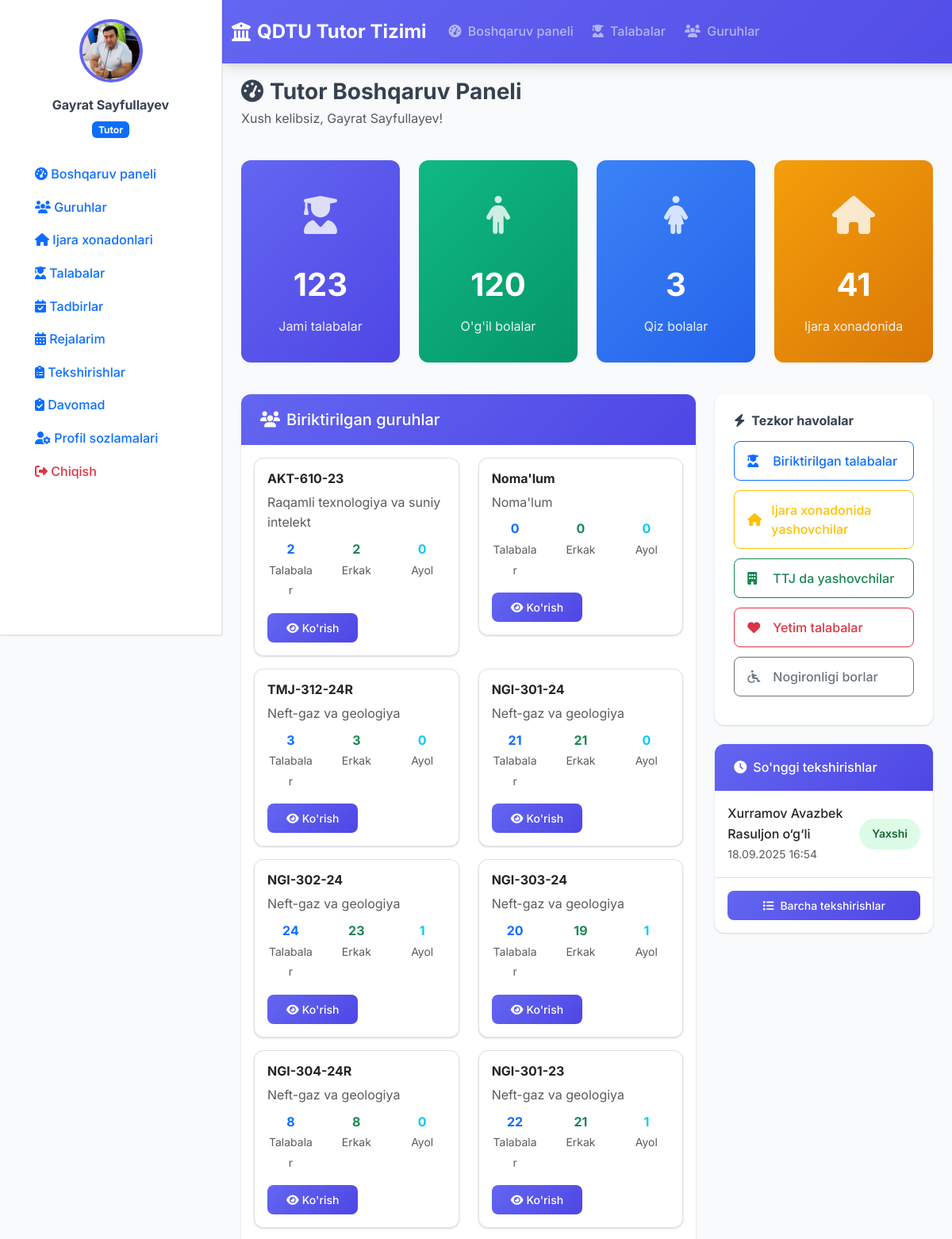
/tutor/ (signed in, upper part), run on an earlier commit of the app's database.
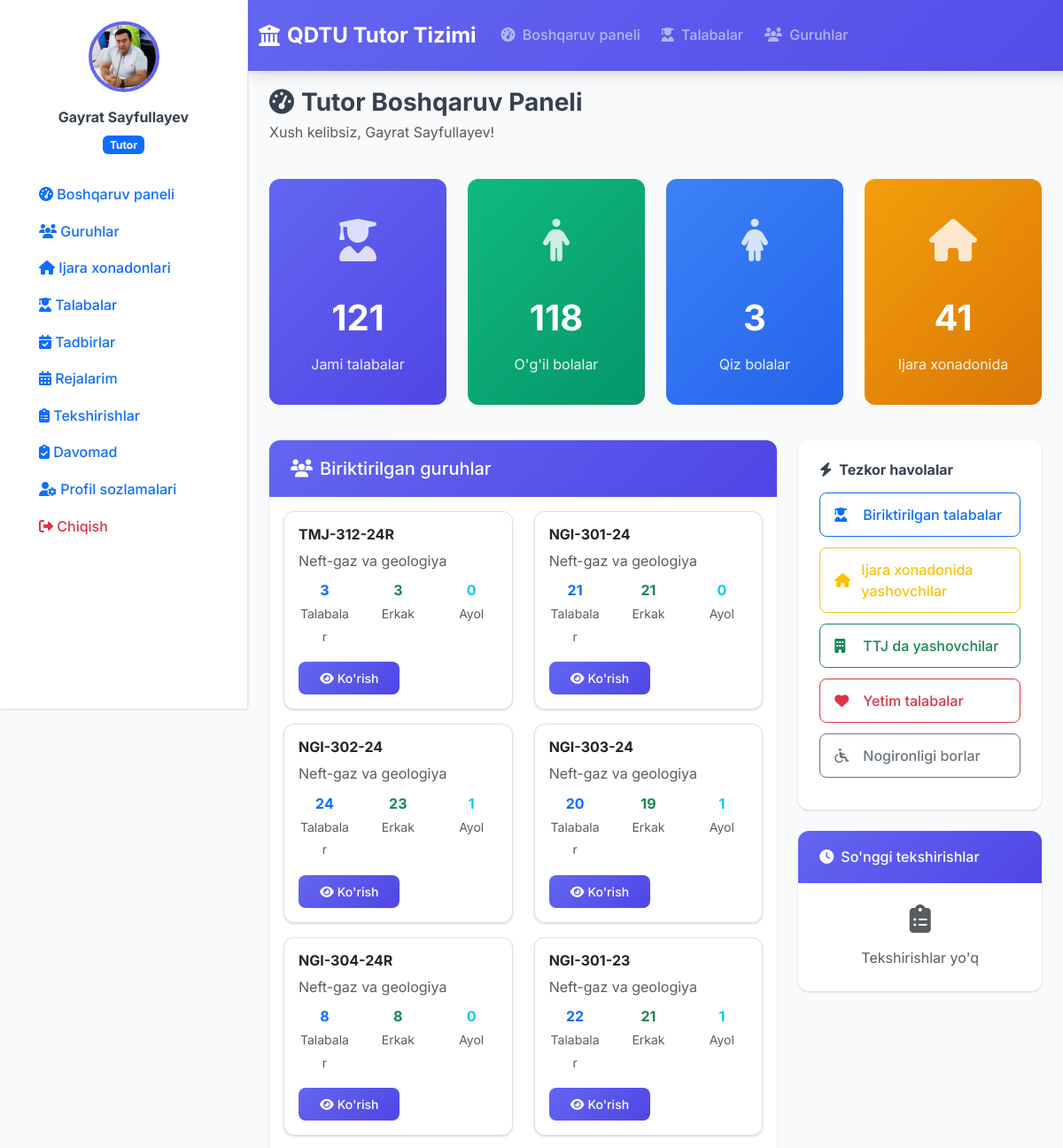
And on a later commit of the database.
### faculty/models.py (models this page shows, shortened)
class Group(models.Model):
    name = models.CharField(max_length=50, verbose_name="Nomi")
    faculty = models.ForeignKey(
        Faculty,
        on_delete=models.CASCADE,
        related_name='groups',
        verbose_name="Fakultet"
    )
    tutor = models.ForeignKey(
        'accounts.User',
        on_delete=models.SET_NULL,
        null=True,
        blank=True,
        related_name='assigned_groups',
        verbose_name="Tutor"
    )
    course = models.IntegerField(default=1, verbose_name="Kurs")
    created_at = models.DateTimeField(auto_now_add=True, verbose_name="Yaratilgan sana")
    class Meta:
        verbose_name = "Guruh"
        verbose_name_plural = "Guruhlar"
        unique_together = ['name', 'faculty']
    @property
    def male_students_count(self):
        return self.students.filter(gender='male').count()
    @property
    def female_students_count(self):
        return self.students.filter(gender='female').count()

class Faculty(models.Model):
    name = models.CharField(max_length=100, verbose_name="Nomi")
    description = models.TextField(blank=True, verbose_name="Tavsif")
    dean = models.ForeignKey(
        'accounts.User',
        on_delete=models.SET_NULL,
        null=True,
        blank=True,
        related_name='dean_of',
        verbose_name="Dekan"
    )
    created_at = models.DateTimeField(auto_now_add=True, verbose_name="Yaratilgan sana")
    class Meta:
        verbose_name = "Fakultet"
        verbose_name_plural = "Fakultetlar"

### housing/models.py (models this page shows, shortened)
class HousingInspection(models.Model):
    CONDITION_CHOICES = (
        ('good', 'Yaxshi'),
        ('average', 'O\'rtacha'),
        ('poor', 'Yomon'),
    )
    STATUS_CHOICES = (
        ('pending', 'Kutilmoqda'),
        ('approved', 'Tasdiqlangan'),
        ('rejected', 'Rad etilgan'),
    )
    student = models.ForeignKey(
        'students.Student',
        on_delete=models.CASCADE,
        related_name='housing_inspections',
        verbose_name="Talaba"
    )
    room = models.ForeignKey(
        Room,
        on_delete=models.SET_NULL,
        null=True,
        blank=True,
        related_name='inspections',
        verbose_name="Xona"
    )
    inspector = models.ForeignKey(
        'accounts.User',
        on_delete=models.CASCADE,
        related_name='inspections',
        verbose_name="Tekshiruvchi"
    )
    inspection_date = models.DateTimeField(auto_now_add=True, verbose_name="Tekshirish sanasi")
    condition = models.CharField(max_length=10, choices=CONDITION_CHOICES, verbose_name="Holat")
    comment = models.TextField(verbose_name="Izoh")
    status = models.CharField(max_length=10, choices=STATUS_CHOICES, default='pending', verbose_name="Status")
    dean_comment = models.TextField(blank=True, verbose_name="Dekan izohi")
    reviewed_by = models.ForeignKey(
        'accounts.User',
        on_delete=models.SET_NULL,
        null=True,
        blank=True,
        related_name='reviewed_inspections',
        verbose_name="Ko'rib chiquvchi"
    )
    reviewed_at = models.DateTimeField(null=True, blank=True, verbose_name="Ko'rib chiqilgan sana")
    cleanliness_score = models.IntegerField(default=5, help_text="1-10 ball", verbose_name="Tozalik darajasi")
    safety_score = models.IntegerField(default=5, help_text="1-10 ball", verbose_name="Xavfsizlik darajasi")
    comfort_score = models.IntegerField(default=5, help_text="1-10 ball", verbose_name="Qulaylik darajasi")
    class Meta:
        verbose_name = "Yashash sharoiti tekshiruvi"
        verbose_name_plural = "Yashash sharoiti tekshiruvlari"
        ordering = ['-inspection_date']

### students/models.py (models this page shows, shortened)
class Student(models.Model):
    GENDER_CHOICES = (
        ('male', 'Erkak'),
        ('female', 'Ayol'),
    )
    FUQARO_CHOICES = (
        ('uz', 'O‘zbekiston fuqarosi'),
        ('foreign', 'Chet el fuqarosi'),
    )
    TALIM_CHOICES = (
        ('bakalavr', 'Bakalavr'),
        ('magistr', 'Magistr'),
        ('doktorant', 'Doktorant'),
        ('phd', 'PhD'),
    )
    TULOV_CHOICES = (
        ('grant', 'Davlat granti'),
        ('contract', 'To‘lov-kontrakt'),
    )
    TALIM_SHAKLI_CHOICES = (
        ('kunduzgi', 'Kunduzgi'),
        ('sirtqi', 'Sirtqi'),
        ('kechki', 'Kechki'),
        ('masofaviy', 'Masofaviy'),
    )
    COURSE_CHOICES = (
        ('1', '1'),
        ('2', '2'),
        ('3', '3'),
        ('4', '4'),
        ('5', '5'),
        ('6', '6'),
    )
    APPARTMENT_TYPE_CHOICES = (
        ('ttj', 'TTJ (Talabalar turar joyi)'),
        ('rent', 'Ijara xonadon'),
        ('home', 'Uyda yashaydi'),
    )
    FAMILY_CHOICES = (
        ('turmush_qurgan', 'Turmush qurgan'),
        ('turmush_qurmagan', 'Turmush qurgan emas'),
    )
    first_name = models.CharField(max_length=50, verbose_name="Ism")
    last_name = models.CharField(max_length=50, verbose_name="Familiya")
    middle_name = models.CharField(max_length=50, blank=True, verbose_name="Otasining ismi")
    gender = models.CharField(max_length=10, choices=GENDER_CHOICES, verbose_name="Jinsi")
    birth_date = models.DateField(verbose_name="Tug'ilgan sana")
    group = models.ForeignKey(
        'faculty.Group',
        on_delete=models.CASCADE,
        related_name='students',
        verbose_name="Guruh"
    )
    is_renting = models.BooleanField(default=False, verbose_name="Ijara xonadonida yashaydi")
    address = models.TextField(blank=True, verbose_name="Manzil")
    phone_number = models.CharField(max_length=20, blank=True, verbose_name="Telefon raqami")
    email = models.EmailField(blank=True, verbose_name="Email")
    created_at = models.DateTimeField(auto_now_add=True, verbose_name="Yaratilgan sana")
    is_orphan = models.BooleanField(default=False, verbose_name="Yetim")
    has_disability = models.BooleanField(default=False, verbose_name="Nogironligi bor")
    lives_in_dormitory = models.BooleanField(default=False, verbose_name="TTJ da yashaydi")
    student_id = models.IntegerField(verbose_name="Talaba ID", unique=True, default=0)
    fuqaro = models.CharField(max_length=20, choices=FUQARO_CHOICES, default='uz', verbose_name="Fuqarolik")
    jshshir = models.CharField(max_length=14, verbose_name="JSHSHIR raqami", unique=True)  # Changed to CharField for JSHSHIR
    passport = models.CharField(max_length=20, verbose_name="Pasport raqami", unique=True)
    otm = models.CharField(max_length=100, verbose_name="Oliy ta'lim muassasasi")
    talim_turi = models.CharField(max_length=20, choices=TALIM_CHOICES, default='bakalavr', verbose_name="Ta'lim turi")
    tulov_turi = models.CharField(max_length=20, choices=TULOV_CHOICES, default='grant', verbose_name="To'lov turi")
    talim_shakli = models.CharField(max_length=20, choices=TALIM_SHAKLI_CHOICES, default='kunduzgi', verbose_name="Ta'lim shakli")
    shifr = models.CharField(blank=True, max_length=20, verbose_name="Shifr")  # Changed to CharField for flexibility
    mutaxassislik = models.ForeignKey(Mutaxassislik, on_delete=models.CASCADE, verbose_name="Mutaxassislik")
    country = models.ForeignKey(Country, on_delete=models.CASCADE, verbose_name="Vatan")
    const_region = models.ForeignKey(Region, on_delete=models.CASCADE, related_name='const_students', verbose_name="Doimiy viloyat")
    const_district = models.ForeignKey(District, on_delete=models.CASCADE, related_name='const_students', verbose_name="Doimiy tuman")
    temporary_region = models.ForeignKey(Region, on_delete=models.CASCADE, related_name='temp_students', verbose_name="Vaqtincha viloyat")
    temporary_district = models.ForeignKey(District, on_delete=models.CASCADE, related_name='temp_students', verbose_name="Vaqtincha tuman")
    temporary_address = models.TextField(blank=True, verbose_name="Yashash manzili")
    appartment_type = models.CharField(max_length=20, choices=APPARTMENT_TYPE_CHOICES, default='ttj', verbose_name="Yashash turi")
    family_type = models.CharField(max_length=20, choices=FAMILY_CHOICES, default='turmush_qurmagan', verbose_name="Oilaviy holati")
    bully_student = models.BooleanField(default=False, verbose_name="Bezori talaba")
    parent_status = models.CharField(max_length=100, blank=True, null=True, verbose_name="Otasi yoki Onasi vafot etgan")
    is_in_social_protection = models.BooleanField(default=False, verbose_name="Ijtimoiy himoya reestiriga kiritilgan")
    is_in_temir_daftar = models.BooleanField(default=False, verbose_name="Temir daftarga kiritilgan oila farzandi")
    is_in_women_daftar = models.BooleanField(default=False, verbose_name="Ayollar daftari ro'yxatiga kiritilgan")
    is_in_youth_daftar = models.BooleanField(default=False, verbose_name="Yoshlar daftari ro'yxatiga kiritilgan")
    is_in_orphanage = models.BooleanField(default=False, verbose_name="Mehribonlik uyi tarbiyalanuvchisi")
    parents_divorced = models.BooleanField(default=False, verbose_name="Ota-onasi ajrashgan")
    nation = models.CharField(
        max_length=20,
        choices=NATION_CHOICES,
        default='uzbek',
        verbose_name="Millati"
    )
    room = models.ForeignKey(
        'housing.Room',
        on_delete=models.SET_NULL,
        null=True,
        blank=True,
        related_name='students',
        verbose_name="Ijara xona"
    )
    ttj = models.ForeignKey(
        TTJ,
        on_delete=models.SET_NULL,
        null=True,
        blank=True,
        related_name='students',
        verbose_name="TTJ"
    )
    class Meta:
        verbose_name = "Talaba"
        verbose_name_plural = "Talabalar"
    @property
    def full_name(self):
        if self.middle_name:
            return f"{self.last_name} {self.first_name} {self.middle_name}"
        return f"{self.last_name} {self.first_name}"

### dashboard/views.py (the view)
# urls.py: path('tutor/', views.tutor_dashboard, name='tutor_dashboard'),
@tutor_required
def tutor_dashboard(request):
    user = request.user
    groups = Group.objects.filter(tutor=user)
    students = Student.objects.filter(group__in=groups)
    context = {
        'groups': groups,
        'total_students': students.count(),
        'renting_students': students.filter(is_renting=True),
        'dormitory_students': students.filter(lives_in_dormitory=True).count(),
        'orphan_students': students.filter(is_orphan=True).count(),
        'disabled_students': students.filter(has_disability=True).count(),
        'male_students': students.filter(gender='male').count(),
        'female_students': students.filter(gender='female').count(),
        'recent_inspections': HousingInspection.objects.filter(inspector=user).order_by('-inspection_date')[:5],
    }
    return render(request, 'dashboard/tutor_dashboard.html', context)

### templates/dashboard/tutor_dashboard.html (shortened to what the changed rows need)
{% extends 'base.html' %}
{% block content %}
<div class="container-fluid">
    <div class="row mb-4">
        <div class="col">
            <h1 class="h3 fw-bold mb-1"><i class="fas fa-tachometer-alt me-2"></i>Tutor Boshqaruv Paneli</h1>
        </div>
    </div>
    <div class="row mb-4">
        <div class="col-lg-3 col-md-6 mb-3">
            <div class="stats-card">
                <div class="icon">
                    <i class="fas fa-user-graduate"></i>
                </div>
                <div class="number">{{ total_students }}</div>
                <div class="label">Jami talabalar</div>
            </div>
        </div>
        <div class="col-lg-3 col-md-6 mb-3">
            <div class="stats-card success">
                <div class="icon">
                    <i class="fas fa-male"></i>
                </div>
                <div class="number">{{ male_students }}</div>
                <div class="label">O'g'il bolalar</div>
            </div>
        </div>
    </div>
    <div class="row">
        <div class="col-lg-8 mb-4">
            <div class="card">
                <div class="card-body">
                    {% if groups %}
                        <div class="row">
                            {% for group in groups %}
                                <div class="col-md-6 mb-3">
                                    <div class="card border">
                                        <div class="card-body">
                                            <h6 class="card-title fw-bold">{{ group.name }}</h6>
                                            <p class="card-text text-muted mb-2">{{ group.faculty.name }}</p>
                                            <div class="row text-center">
                                                <div class="col-4">
                                                    <div class="fw-bold text-primary">{{ group.students.count }}</div>
                                                    <small class="text-muted">Talabalar</small>
                                                </div>
                                                <div class="col-4">
                                                    <div class="fw-bold text-success">{{ group.male_students_count }}</div>
                                                    <small class="text-muted">Erkak</small>
                                                </div>
                                                <div class="col-4">
                                                    <div class="fw-bold text-info">{{ group.female_students_count }}</div>
                                                    <small class="text-muted">Ayol</small>
                                                </div>
                                            </div>
                                            <div class="mt-3">
                                                <a href="{% url 'group_detail' group.id %}" class="btn btn-primary btn-sm">
                                                    <i class="fas fa-eye me-1"></i>Ko'rish
                                                </a>
                                            </div>
                                        </div>
                                    </div>
                                </div>
                            {% endfor %}
                        </div>
                    {% else %}
                        <div class="text-center py-5">
                            <i class="fas fa-users fa-3x text-muted mb-3"></i>
                            <h5 class="text-muted">Sizga hech qanday guruh biriktirilmagan</h5>
                            <p class="text-muted">Administrator bilan bog'laning</p>
                        </div>
                    {% endif %}
                </div>
            </div>
        </div>
        <div class="col-lg-4">
            <div class="card">
                <div class="card-body p-0">
                    {% if recent_inspections %}
                        {% for inspection in recent_inspections %}
                            <div class="d-flex align-items-center p-3 border-bottom">
                                <div class="flex-grow-1">
                                    <div class="fw-medium">{{ inspection.student.full_name }}</div>
                                    <small class="text-muted">{{ inspection.inspection_date|date:"d.m.Y H:i" }}</small>
                                </div>
                                <div>
                                    {% if inspection.condition == 'good' %}
                                        <span class="condition-badge condition-good">Yaxshi</span>
                                    {% elif inspection.condition == 'average' %}
                                        <span class="condition-badge condition-average">O'rtacha</span>
                                    {% else %}
                                        <span class="condition-badge condition-poor">Yomon</span>
                                    {% endif %}
                                </div>
                            </div>
                        {% endfor %}
                        <div class="p-3">
                            <a href="{% url 'inspection_list' %}" class="btn btn-primary btn-sm w-100">
                                <i class="fas fa-list me-2"></i>Barcha tekshirishlar
                            </a>
                        </div>
                    {% else %}
                        <div class="text-center py-4">
                            <i class="fas fa-clipboard-list fa-2x text-muted mb-3"></i>
                            <p class="text-muted mb-0">Tekshirishlar yo'q</p>
                        </div>
                    {% endif %}
                </div>
            </div>
        </div>
    </div>
</div>
{% endblock %}

What changed in the data, as far as the page shows it:
removed Group: name "AKT-610-23", faculty.name "Raqamli texnologiya va suniy intelekt", students.count "2", male_students_count "2", female_students_count "0"
removed Group: name "Noma'lum", faculty.name "Noma'lum", students.count "0", male_students_count "0", female_students_count "0"
removed HousingInspection: student.full_name "Xurramov Avazbek Rasuljon o‘g‘li", inspection_date "18.09.2025 16:54", condition "Yaxshi"
Also different on the page:
{{ total_students }}: "123" → "121"
{{ male_students }}: "120" → "118"
text no longer shown: "Barcha tekshirishlar"
text now shown: "Tekshirishlar yo'q"
